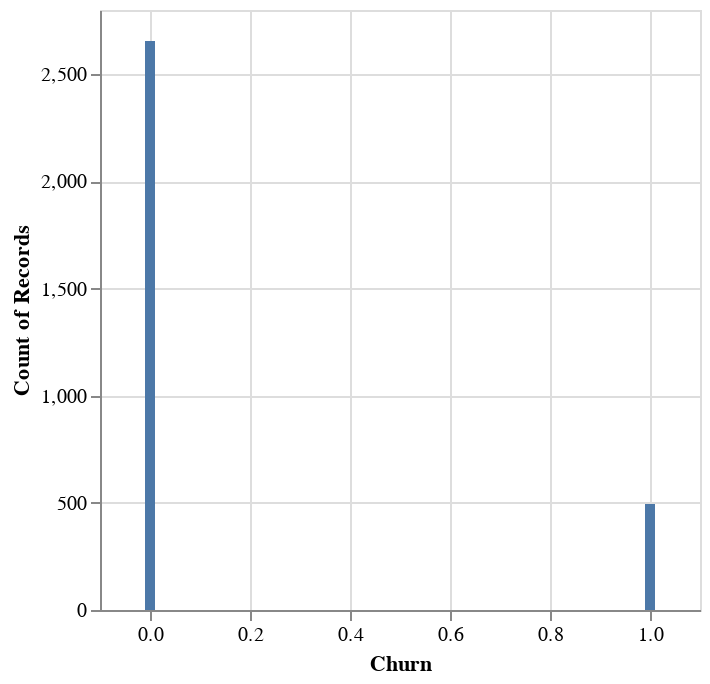

Notebook source saved alongside this figure:
### Markdown cell above
<a id="balance"></a>
### Balance of Churn

### Code cell
chart = alt.Chart(data).mark_bar().encode(
    x=alt.X('Churn'),
    y=alt.Y('count()'))

chart

### Figure 1 — Vega-Lite specification as saved in the notebook (floating-point values rounded to 4 significant figures; data arrays with more than 128 entries replaced by an {"elided": "..."} marker saying what was removed)
{"config": {"view": {"continuousWidth": 300, "continuousHeight": 300}}, "data": {"name": "data-4e3b904b2409076417717c7909146787"}, "mark": {"type": "bar"}, "encoding": {"x": {"field": "Churn", "type": "quantitative"}, "y": {"aggregate": "count", "type": "quantitative"}}, "$schema": "https://vega.github.io/schema/vega-lite/v5.16.3.json", "datasets": {"data-4e3b904b2409076417717c7909146787": {"elided": "3150 records"}}}
